Frame 1 (no input): blank canvas, image omitted
Frame 60 (no input): blank canvas, image omitted
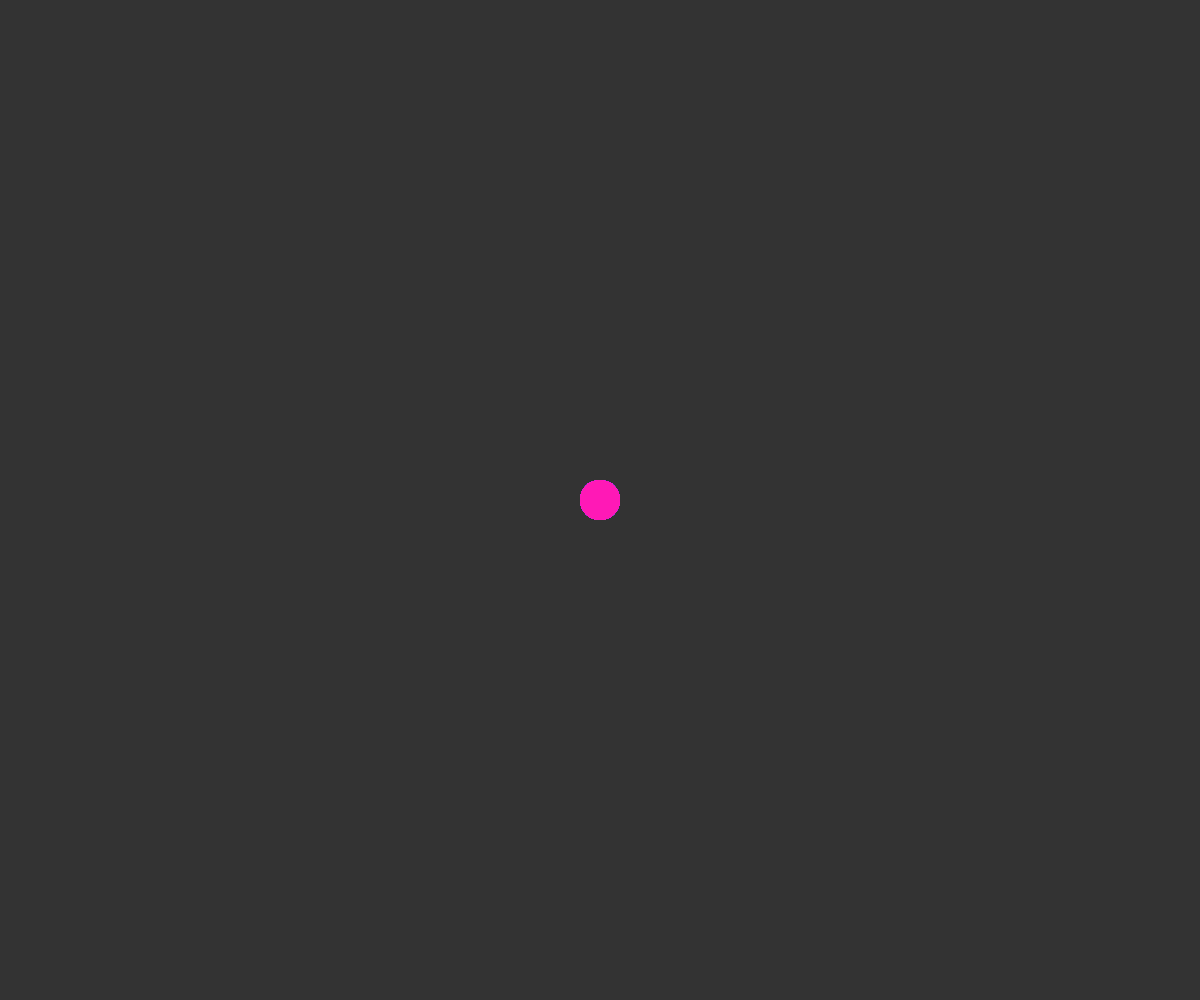
Frame 120 (the mouse pressed at the canvas centre since frame 60)

The p5.js sketch whose frames 1 and 60 were blank and that drew this single picture after the mouse press (run headless with seeded random() and noise() and a simulated clock; from frame 60 on, the mouse is pressed at the canvas centre):

// p5.js sketch
// ── sketch.js

lines = []
hInc = 5.5

function setup() {
  createCanvas(windowWidth,windowHeight)
  background(20)
  colorMode(HSB);
  stroke(255);
  strokeWeight(40);
}

function draw() {
  background(20);


  if(mouseIsPressed){
    newStroke = [createVector(mouseX,mouseY)];
    lines = concat(newStroke, lines);
  } else {
    newStroke = [createVector(-10,-10)];
    lines = concat(newStroke, lines);
  }

  while(lines.length > 30){
    lines = shorten(lines);
  }

  h = 0;
  prevPoint = createVector(-10,-10);
  for(i = 0; i < lines.length; i++){
    point = lines[i]
   if(prevPoint.x > 0 && point.x > 0){
     mid = p5.Vector.lerp(prevPoint, point, 0.5);
     quart1 = p5.Vector.lerp(prevPoint, mid, 0.5);
     quart2 = p5.Vector.lerp(mid, point, 0.5);
     h += hInc;
     if(h > 360){h = 0;}
     stroke(h, 90, 200);
     line(prevPoint.x,prevPoint.y,quart1.x,quart1.y);
     if(h > 360){h = 0;}
     stroke(h, 90, 200);
     line(quart1.x,quart1.y,mid.x,mid.y);
     if(h > 360){h = 0;}
     stroke(h, 90, 200);
     line(mid.x,mid.y,quart2.x,quart2.y);
     h += hInc;
     if(h > 360){h = 0;}
     stroke(h, 90, 200);
     line(quart2.x,quart2.y,point.x,point.y);
   }
   prevPoint = createVector(point.x,point.y);
  }
}
function windowResized() {
  resizeCanvas(windowWidth,windowHeight)
}
